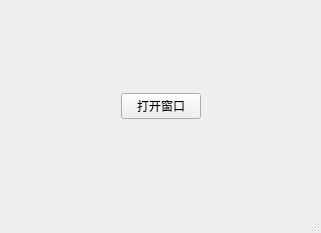
<?xml version="1.0" encoding="UTF-8"?>
<ui version="4.0">
 <class>MainWindow</class>
 <widget class="QMainWindow" name="MainWindow">
  <property name="geometry">
   <rect>
    <x>0</x>
    <y>0</y>
    <width>321</width>
    <height>233</height>
   </rect>
  </property>
  <property name="windowTitle">
   <string>MainWindow</string>
  </property>
  <widget class="QWidget" name="centralwidget">
   <layout class="QGridLayout" name="gridLayout">
    <item row="1" column="1">
     <widget class="QPushButton" name="pushButton">
      <property name="text">
       <string>打开窗口</string>
      </property>
     </widget>
    </item>
    <item row="0" column="1">
     <spacer name="verticalSpacer">
      <property name="orientation">
       <enum>Qt::Vertical</enum>
      </property>
      <property name="sizeHint" stdset="0">
       <size>
        <width>20</width>
        <height>40</height>
       </size>
      </property>
     </spacer>
    </item>
    <item row="1" column="0">
     <spacer name="horizontalSpacer">
      <property name="orientation">
       <enum>Qt::Horizontal</enum>
      </property>
      <property name="sizeHint" stdset="0">
       <size>
        <width>40</width>
        <height>20</height>
       </size>
      </property>
     </spacer>
    </item>
    <item row="1" column="2">
     <spacer name="horizontalSpacer_2">
      <property name="orientation">
       <enum>Qt::Horizontal</enum>
      </property>
      <property name="sizeHint" stdset="0">
       <size>
        <width>40</width>
        <height>20</height>
       </size>
      </property>
     </spacer>
    </item>
    <item row="2" column="1">
     <spacer name="verticalSpacer_2">
      <property name="orientation">
       <enum>Qt::Vertical</enum>
      </property>
      <property name="sizeHint" stdset="0">
       <size>
        <width>20</width>
        <height>40</height>
       </size>
      </property>
     </spacer>
    </item>
   </layout>
  </widget>
  <widget class="QMenuBar" name="menubar">
   <property name="geometry">
    <rect>
     <x>0</x>
     <y>0</y>
     <width>321</width>
     <height>24</height>
    </rect>
   </property>
  </widget>
  <widget class="QStatusBar" name="statusbar"/>
 </widget>
 <resources/>
 <connections/>
</ui>
